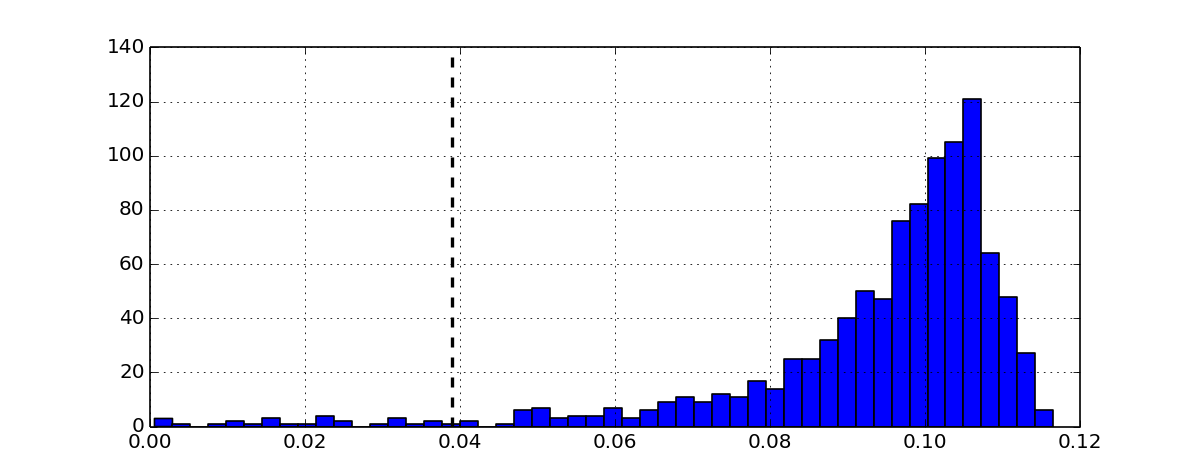

Here is the Julia script that generated this plot:
using PyPlot, Distributions
draw_now() = (pause(0.001); get_current_fig_manager()[:window][:raise_]())

lambda = 1.0
lambda_0 = 1/10^2
likelihood(x,theta) = pdf(Normal(0,1/sqrt(lambda)),x-theta)

x = 2.0
L = lambda + lambda_0
M = lambda*x / L

N = 10^6
R = 5
values = zeros(R)
for rep = 1:R
    theta_samples = rand(Normal(M,1/sqrt(L)),N)
    harmonic_mean = 1/mean(1.0./likelihood(x,theta_samples))
    values[rep] = harmonic_mean
end

truth = pdf(Normal(0,sqrt(1/lambda + 1/lambda_0)),x)

println(values[1:5])
println(truth)

figure(1,figsize=(10,4)); clf(); hold(true); grid(true)
plt.hist(values,50)
plot([truth,truth],[0,ylim()[2]],"k--",linewidth=2)
draw_now()
savefig("harmonic_mean.png",dpi=120)


figure(2,figsize=(10,4)); clf(); hold(true); grid(true)
plt.hist(1.0./values,50)
plot([truth,truth],[0,ylim()[2]],"k--",linewidth=2)
#xlim(0,1.5)
draw_now()
# savefig("harmonic_mean_inverse.png",dpi=120)

